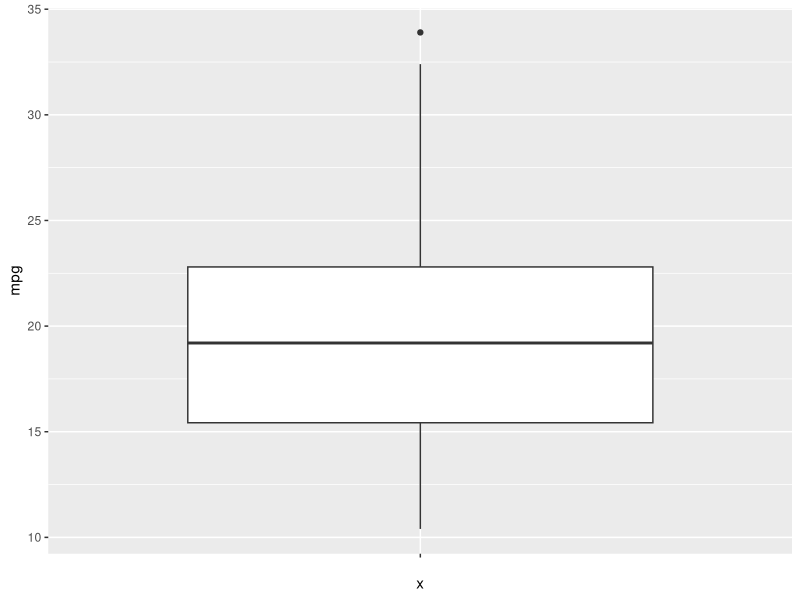
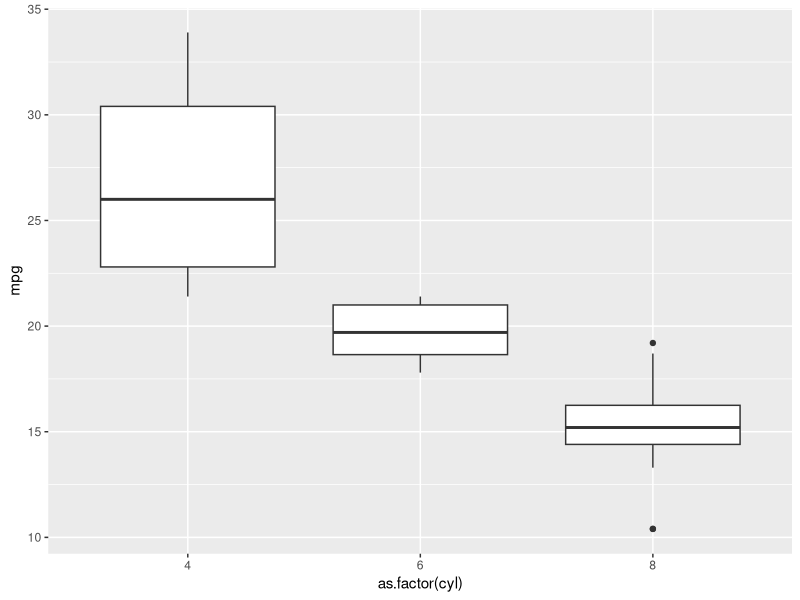
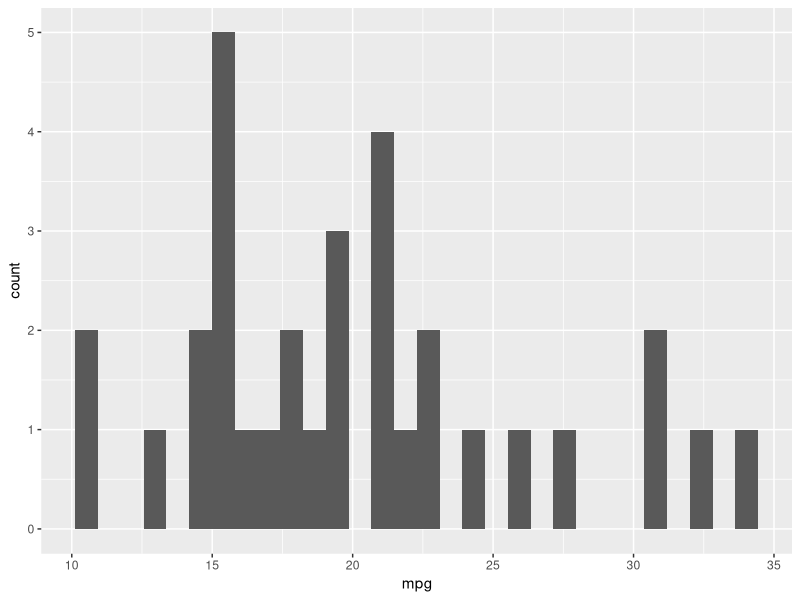
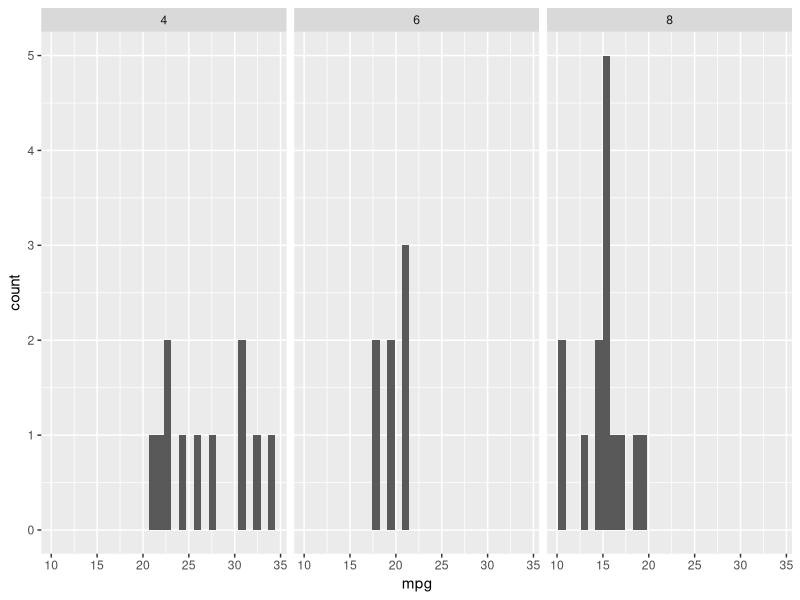
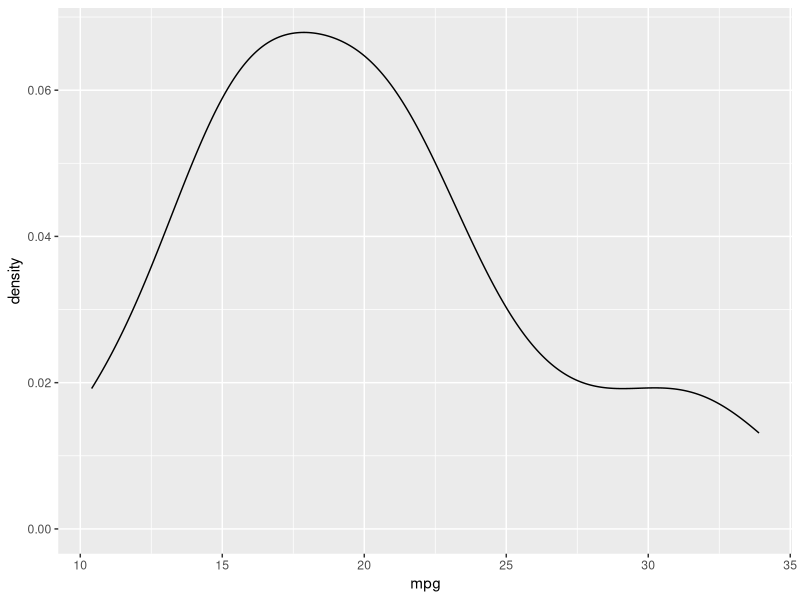
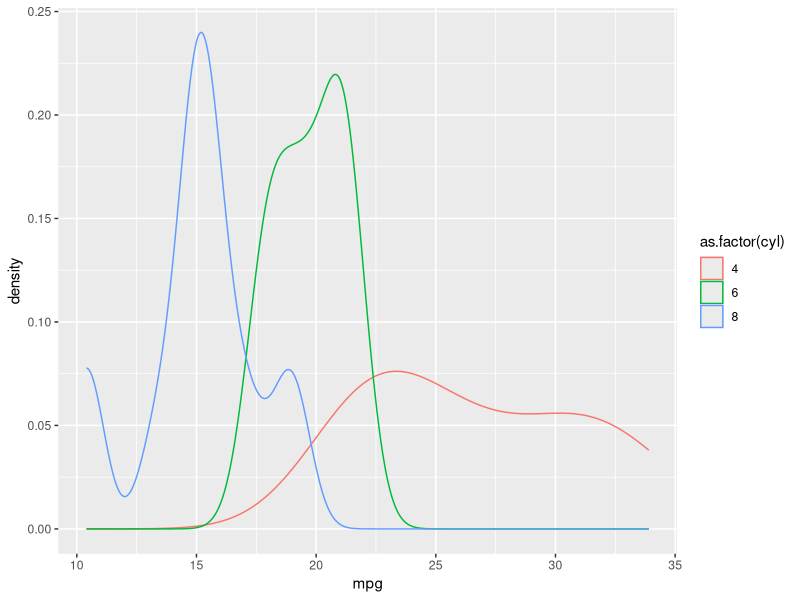
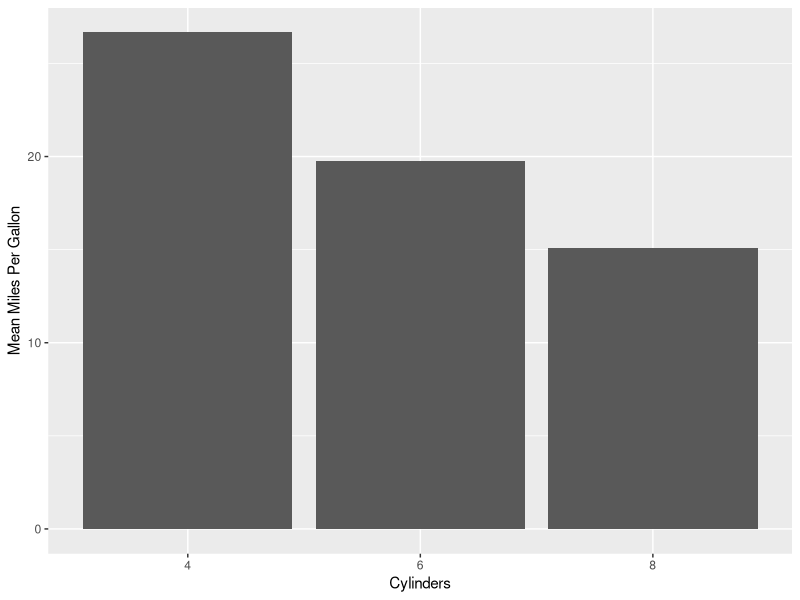
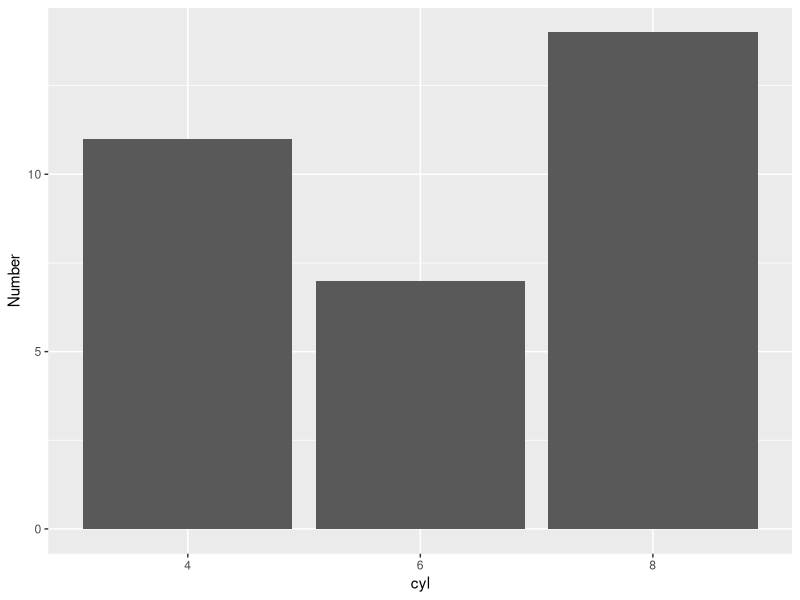

The R source for these figures, in order:
## ---- chunk 1
knitr::opts_chunk$set(echo = TRUE)
## ---- chunk 2
x <- 0:10
x
mean(x)
## ---- chunk 3
median(x)
## ---- chunk 4
x <- c(x, NA) # Add an NA to the data set
x
# The mean and median will return NA
mean(x)
median(x)
## ---- chunk 5
x
mean(x, na.rm = T)
median(x, na.rm = T)
## ---- chunk 6
library(conflicted)
conflict_prefer("summarise", "dplyr")
conflict_prefer("summarize", "dplyr")
conflict_prefer("mutate", "dplyr")
conflict_prefer("filter", "dplyr")
conflict_prefer("gam", "gam")
conflict_prefer("arrange", "dplyr")
conflict_prefer("select", "dplyr")
conflict_prefer("aov", "stats")
conflict_prefer("lm", "stats")
conflict_prefer("layout", "plotly")
conflict_prefer("cube", "rsm")
## ---- chunk 7
y <- c(1:10, rep(c(2,3), 5))
y

# Note that the mode is not what you would expect. It tells you something about the data type
mode(y)

# Create a data frame with the values of y, then group by the individual values and count them.  I'll use dplyr to manipulate the dataframe
library(dplyr)
myDF <- data.frame(Num = y)
myDF <- myDF %>% group_by(Num) %>% dplyr::summarise(Count = n(), .groups='drop') # We create a data frame that gives us the count of y 
myDF

myMode <- myDF$Num[myDF$Count == max(myDF$Count)]
myMode
## ---- chunk 8
# Create a random set of data.  We'll use the function rnorm(n, mean, standard deviation) 
# which produces random numbers from a normal distribution with the provided mean and the 
# provided standard deviation.
x <- rnorm(30, mean = 10, sd = 2)
x
mean(x)
sd(x)
var(x)
## ---- chunk 9
Y <- 1:10 # Define Y as the set 1, 2, .. 10
Y
Y.median <- median(Y) # Calculate the median of Y
Y.median

# Note how R applies the operation below to each member of the vector
W <- abs(Y-Y.median) # Define W as the set of the absolute value of the difference between Y and its median
W

W.median <- median(W)
W.median

## ---- chunk 10
mad(Y, constant = 1)
## ---- chunk 11
x <- 1:100 # Note the max is 100 and the minimum is 1

# Maximum
max(x)

# Minimum
min(x)

# Both
range(x) # note this returns a vector c(minimum, maximum)

## ---- chunk 12
# First define a set of numbers.  Let's take 100 samples of the normal distribution with a 
# mean of 0 and a standard deviation of 1.
x <- rnorm(100) # Note the defaults for rnorm are the mean and standard deviation as listed above.

# If you simply want the interquartile range, this function provides it:
IQR(x)

# If you want to see the quartiles explicitly, you can use quantile:
quantile(x)

# You could do this and retype in the numbers explicitly, but that is not robust to 
# varying data sets. Understanding the output of quantile() is helpful.  We can see this 
# by saving the output
myQuantile <- quantile(x)
# You can see what myQuantile is by looking at its type (note, it's a double)
typeof(myQuantile)
# If you noted in the output that as opposed to what happens when you output a normal 
# vector, you had associated names, you can see these names as follows
names(myQuantile)
# But, with this knowledge, you can call the specific indices you want (recall, R indexes vectors starting at 1!!!)
myQuantile[4]
myQuantile[2]
# You could then subtract the two
myQuantile[4] - myQuantile[2] # note this preserves the names of the first result (annoying and inaccurate in this case)
# We can see that the two methods produce the same result:
IQR(x) == myQuantile[4] - myQuantile[2]
## ---- chunk 13
library(ggplot2) # We will use ggplot for all graphing 

# This plot uses mtcars and shows the dispersion of miles per gallon across all observations
# Note, since we consolidated all of our observations into a single category, 
# we have no need to have an x axis.
ggplot(data = mtcars) + geom_boxplot(aes(x = '', y = mpg))
## ---- chunk 14
# This plot uses mtcars and shows the dispersion of miles per gallon across all observations
# Note that in mtcars$cyl, the number of cylinders is numeric, but geom_boxplot will fail 
# with this input as an x, it needs a factor
ggplot(data = mtcars) + geom_boxplot(aes(x = as.factor(cyl), y = mpg)) 
## ---- chunk 15
# Note you have many different options with geom_histogram such as binwidth.  I recommend 
# you spend some time playing with the options and understand what is occurring
ggplot(mtcars) + geom_histogram(aes(x = mpg)) 
## ---- chunk 16
# You can also facet this, perhaps by cylinder
ggplot(mtcars) + geom_histogram(aes(x = mpg)) + facet_wrap(~cyl)
## ---- chunk 17
ggplot(mtcars) + geom_density(aes(x = mpg)) 
## ---- chunk 18
# note that aesthetics often do not work with numeric values, it's often better to term them a factor
ggplot(mtcars) + geom_density(aes(x = mpg, color = as.factor(cyl))) 
## ---- chunk 19
myData <- mtcars %>% 
  group_by(cyl) %>% 
  summarise(Mean.MPG = mean(mpg), Number = n()) %>% 
  mutate(cyl = as.factor(cyl))
# Note this gives us a new data frame that makes cyl a factor and give us the mean miles 
# per gallon for each sized engine and the number of observations for each engine size.
myData 
## ---- chunk 20
ggplot(myData) + 
    geom_col(aes(x = cyl, y = Mean.MPG)) + # This gives us a column chart with cylinders on the x axis and miles per gallon on the y
    xlab('Cylinders') + # It's a good idea to label your axes usefully
    ylab('Mean Miles Per Gallon')
## ---- chunk 21
ggplot(myData) + geom_bar(aes(x = cyl, y = Number), stat = 'identity') 
## ---- chunk 22
ggplot(myData) + geom_bar(aes(x = '', y = Number, fill = cyl), stat = 'identity') +
    coord_polar('y', start = 0)
## ---- chunk 23
#rnorm(n, mean, sd) where n is the number of random numbers desired, mean is the mean 
# for your distribution, and sd is the standard deviation
rnorm(1, 0, 1)
# note that it is random
rnorm(1, 0, 1)
# Note that if you ask for a vector, it will return N independent, identically 
# distributed values
rnorm(10, 0, 1)
## ---- chunk 24
# recall that rnorm() returns a random number, and invoking it twice will almost 
# assuredly return two different numbers.
rnorm(1) # recall that we can rely on the defaults for mean and standard deviation 
# as 0 and 1 are OK for this
rnorm(1)
# But, if we want to reproduce the same number every time **randomly** we can set the seed
set.seed(173)
rnorm(1)

# If we do it again, we'll get the same result!!!
set.seed(173)
rnorm(1)
## ---- chunk 25
# The syntax is: pnorm(q, mean, standard deviation)
# This returns P(X <= q) where X ~ N(mean, standard deviation)
# Recall the normal distribution is symmetric about its mean, so you have a 50% chance of 
# seeing a value less than the mean.
pnorm(0, 0, 1)
# To test it a little, let's vary the parameters
pnorm(10, 10, 5) # note that this should return .5
# And we know that we should get some number smaller than .5 if we choose a value less than the mean
pnorm(-1, 0, 1)
# Similarly we should see some number that is higher than .5 if we choose a value greater than the mean
pnorm(1, 0, 1)
# We can of course, find the probability that a number is between two values by taking the 
# differences, for example, the probability that a number drawn from N(0, 1) is between -.5 
# and .6 is calculated as:
pnorm(.6) - pnorm(-.5)

# Note, up until now, we have been operating with a default argument, lower.tail = TRUE
# This argument makes it so that we calculate P(X <= q).  If we switch it to false, we'll 
# calculate the inverse, P(X >= q). For example: we can say what is the probability that 
# a number randomly drawn from the standard normal is greater than 2:
pnorm(2, lower.tail = F)
# We could, of course be mathy and calculate this as 1 - P(X <= 2), X~N(0,1)
1 - pnorm(2) # Fortunately, this gives us the same result (which it should!!).
# Finally, pnorm has another argument, log.p = FALSE.  If you opt for this to be true, 
# it will return the log of the probability.  This can be useful, 
# see: https://en.wikipedia.org/wiki/Log_probability but I rarely, if ever do this.
# See for example what happens when we change the flag:
pnorm(0, log.p = T)
# This returns the same as:
log(pnorm(0))
## ---- chunk 26
# We know that the normal distribution is symmetric, so the 50th percentile should be at 
# the mean and we can validate that here:
qnorm(.5) # This returns 0 as we have a mean of 0
# We know that you can never get a 100 percentile as the normal distribution doesn't have 
# an upper limit
qnorm(1) # R returns infinite, though, the most appropriate thing to say here, is the limit 
# of qnorm(x) as x goes to 1 is infinity!  Let's not be pedantic though.
# Similarly, we get an inverse result for a 0th percentile
qnorm(0)
# You can get standard quartiles in a similar fashion:
qnorm(.25)
qnorm(.75)
## ---- chunk 27
#dnorm(x value, mean, standard deviation)
dnorm(0)
# This implies that when one plots the height of the standard normal function, at 0, it 
# would be ~.39 (note, this does NOT mean you have a 40% chance of randomly selecting a 
# 0 out of the standard normal). There is no lower.tail argument as that is not meaningful 
# for this function, but the log argument defaults to FALSE
## ---- chunk 28
# Please look at the documentation for the syntax, type the command: ?rbinom to view it
# in RStudio. Let's look at 10 random variables of 4 trials where we have a 50% chance 
# of succeeding
rbinom(16, 4, .5)
# This likely makes sense, we could analytically think of the probabilities (think of your
# odds of flipping four fair coins), but we can take this to a few edge cases to test the
# results: Consider a guranteed success (i.e., probability of 1)
rbinom(10, 4, 1) # This will return all 4s as we can only win
# Consider the opposite, it's impossible to win
rbinom(10, 4, 0)

# Let's now consider the probabilities that we'll have n or fewer successes in 4 trials of 
# a 50-50 experiment where n is 0, 1, 2, 3, or 4
pbinom(0:4, 4, .5)

# You can get the probability of getting exactly n successes as we did above.  For example, 
# the probability of seeing exactly 3 successes is:
pbinom(3, 4, .5) - pbinom(2, 4, .5)
## ---- chunk 29
# We'll build a dataset that is a sample of 100 random variables of two normal 
# distributions with differing means and standard deviations
myData <- c(rnorm(100, 20, 3), rnorm(100, 5, 5)) 
# note we can combine two or more vectors with the c() command
# Let's look at the data to get an idea of what we're working with
ggplot() + geom_density(aes(x = myData))
## ---- chunk 30
# Note 1: This is not the same as a random sample from a probability distribution, this is # only sampling from the given data.
# Note 2: Please see the documentation on sample using ?sample to read about your 
# arguments.  For example, the default is that replace is FALSE
sample(myData, 5)
## ---- chunk 31
myCDF <- ecdf(myData)
# We can then use myCDF as a function. Note, it does not have the same optional arguments as p[distro]
myCDF(1:20)

# if we want to plot this, we can make up data points and assess them with this function
myX <- seq(floor(min(myData)), ceiling(max(myData)), by = .01) # Note here, we are nesting
# functions, we are getting the minimum of myData, which is about -7.6 and taking the
# floor, which rounds us down to -8, and doing a similar process for the maximum, then
# building a vector that is a sequence from -8 to 27 by .01
myY <- myCDF(myX) # we then calculate the cumulative distribution for each number in 'myX' 

# Now we can plot each of the assessed points
# Note the \n in the middle of the y label indicates a new line
ggplot() + 
    geom_line(aes(x = myX, y = myY)) + 
    xlab('X Value') + 
    ylab('Probability that a random variable drawn\nfrom this distribution is less than or equal to X') + 
    ggtitle('Example Empirical Cumulative Distribution Function')
## ---- chunk 32
# the defaults are to return 0%, 25%, 50%, 75%, and 100% (note that 0 & 100 percentiles
# are equivalent to the maximum and minimum values)  
quantile(myData) 

# If you want to return specific quantiles, you can pass a single value:
quantile(myData, .1)

# Or you can pass a vector of values:
quantile(myData, seq(0, 1, by = .1))
## ---- chunk 33
# This outputs the density for a set of Xs (i.e. values) and their associated densities as
# Y's. Note that this is not a data frame, it is a list
myPDF <- density(myData)
myPDF

# If we want to understand this object better, first note:
# It is a list: 
typeof(myPDF)
# With a specific class called 'density"
class(myPDF)
# With 7 elements
summary(myPDF)
# And note that it has a call that produces a nice summary when you call the object, the
# function is called density.default
myPDF$call

# If we want to plot the Xs and Ys, we can't treat this as a data frame, but we can access
# the set of Xs and Ys by calling them directly
# Note, this produces the same thing as a geom_density plot as described above
ggplot() + geom_line(aes(x = myPDF$x, y = myPDF$y))
## ---- chunk 34
# create a useful function that returns the mean of a sample of size X of the standard
# normal distribution
myFunc <- function(X){return(mean(rnorm(X)))}

# Generate a vector of the mean of 10 random samples of 10 observations of the standard
# normal. It is beyond the scope of this section to discuss the various apply functions in
# R, but they are highly useful and I recommend learning about the apply functions.
myMeans <- sapply(rep(30, 10), myFunc)

# Plot the results:
ggplot() + 
  geom_point(aes(x = myMeans, y = rep(0, 10))) + # Plot each point
  geom_point(aes(x = 0, y = 0), color = 'red', fill = NA, size = 10, shape = 3) + # Plot the parameter mean and make it distinct
  theme_minimal() + # I prefer a minimal background
  xlab('Sample Means of 10 observations of the Standard Normal Distribution') + # Label our axes and title
  ylab('') + 
  ggtitle('Sample Means vs. the Mean Parameter\nStandard Normal Distribution') + 
  theme(axis.text.y = element_blank()) + # The y axis is meaningless, so remove it
  xlim(c(-1.1*max(abs(myMeans)), 1.1*max(abs(myMeans)))) # Choose a symmetric x axis 

## ---- chunk 35
# Let's look at the population as described by the exponential distribution with lambda = 2
# Recall what this distribution looks like

ggplot() + 
    geom_density(aes(x = rexp(100000, rate = 2))) + # We'll take a large random sample using rexp() (i.e. random exponential)
    geom_vline(xintercept = 1/2, lty = 2) + # We'll plot the mean which is defined as 1/lambda
    ggtitle('Exponential Distribution - Lambda = 2') + 
    xlab('X') + ylab('Density')

# Now, let's look at the sampling distribution of the mean of the random exponential for a
# given sample size. 
# First, let's write a function that returns the mean of a sample of a the variable
# note, writing functions is beyond the scope of this section.  Just understand that what
# this function does is return the mean of a random sample of size `Sample.Size` from the
# population described by the random exponential with lambda = 2
mySampleMeanFunction <- function(Sample.Size){mean(rexp(Sample.Size, rate = 2))}

## Second, let's build a data frame that contains many observations of this mean for
# varying sample sizes
mySampleDF <- data.frame() #define an empty data frame

# This builds a data frame of 1000 sample mean observations with varying sample sizes 
# (5, 10, ... 35)
for(n in seq(5, 35, by = 5)){
  mySampleMeanObservations <- sapply(rep(n, 1000), mySampleMeanFunction)
  mySampleDF <- rbind(mySampleDF, data.frame(SampleObservations = mySampleMeanObservations, SampleSize = n))
}
mySampleDF$SampleSize <- as.factor(mySampleDF$SampleSize) # It's helpful to have these as a factor

ggplot(data = mySampleDF) + 
  geom_density(aes(x = SampleObservations, color = SampleSize)) + 
  geom_vline(xintercept = 1/2, lty = 2, color = 'black') + 
  facet_wrap(~SampleSize) + 
  xlab('Sample Mean') + ylab('Density') + 
  ggtitle('Sampling Distribution of the Mean of\nthe Exponential Distribution with Lambda = 2\nfor Varying Sample Sizes')

## ---- chunk 36
# First, let's choose a known population - the standard normal distribution N(0, 1)
# The pdf of N(0,1) is well known
x <- seq(from = -4, to = 4, by = .01)
prob.x <- (1/sqrt(2*pi))*exp(-.5*(x^2))
# We can see what this looks like.  We'll plot the mean as a red vertical line
ggplot() + geom_line(aes(x = x, y = prob.x)) + geom_vline(xintercept = 0, color = 'red')
## ---- chunk 37
# Now let's take 3 random samples of size n of the standard normal distribution
n <- 20
sample.1 <- rnorm(n)
sample.2 <- rnorm(n)
set.seed(173)
sample.3 <- rnorm(n)

x.bar.1 <- mean(sample.1)
x.bar.2 <- mean(sample.2)
x.bar.3 <- mean(sample.3)

x.sd.1 <- sd(sample.1)
x.sd.2 <- sd(sample.2)
x.sd.3 <- sd(sample.3)

crit.value <- qt((1-.9)/2, n-1, lower.tail = F)

range.1 <- c(x.bar.1 - crit.value*x.sd.1/sqrt(n), x.bar.1 + crit.value*x.sd.1/sqrt(n))
range.2 <- c(x.bar.2 - crit.value*x.sd.2/sqrt(n), x.bar.2 + crit.value*x.sd.2/sqrt(n))
range.3 <- c(x.bar.3 - crit.value*x.sd.3/sqrt(n), x.bar.3 + crit.value*x.sd.3/sqrt(n))

ggplot() + geom_line(aes(x = x, y = prob.x)) + geom_vline(xintercept = 0, color = 'red') + 
  geom_line(aes(x = range.1, y = c(.1, .1)), color = 'black') + 
  geom_line(aes(x = range.2, y = c(.2, .2)), color = 'blue') + 
  geom_line(aes(x = range.3, y = c(.3, .3)), color = 'green') +
  geom_point(aes(x = range.1, y = c(.1, .1)), color = 'black') + 
  geom_point(aes(x = range.2, y = c(.2, .2)), color = 'blue') + 
  geom_point(aes(x = range.3, y = c(.3, .3)), color = 'green') + 
  theme_minimal()

## ---- chunk 38
# First, let's choose a known population - the standard normal distribution N(0, 1)
# The pdf of N(0,1) is well known
x <- seq(from = -4, to = 4, by = .01)
prob.x <- (1/sqrt(2*pi))*exp(-.5*(x^2))
# We can see what this looks like.  We'll plot the mean as a red vertical line
myDF <- data.frame(x, prob.x)

ggplot() + 
  geom_line(data = myDF, aes(x = x, y = prob.x)) + 
  geom_area(data = myDF %>% filter(x >= qnorm(1 - (.05/2))), aes(x,prob.x), fill = 'blue', alpha = .5, lty = 2) + 
  geom_area(data = myDF %>% filter(x <= -qnorm(1 - (.05/2))), aes(x,prob.x), fill = 'red', alpha = .5) + 
  geom_vline(xintercept = qnorm(1 - (.05/2)), color = 'blue', lty = 2) + 
  geom_vline(xintercept = -qnorm(1 - (.05/2)), color = 'red', lty = 2) + 
  geom_label(aes(x = qnorm(1 - (.05/2)), y = .3, label = '2.5% Probability that\nX >= 1.96')) + 
  geom_label(aes(x = -qnorm(1 - (.05/2)), y = .3, label = '2.5% Probability that\nX <= -1.96')) + 
  geom_label(aes(x = 0, y = .15, label = '95% Probability that\nX between +/- 1.96'))
  

## ---- chunk 39
# First, let's take two samples of size n from iris
n <- 30

# the dplyr function sample_n is a nice function that samples n rows of a data frame.  
# We have opted to replace (i.e., you can select the same row more than once)

set.seed(212) # Setting the seed is not good practice in general, but for consistency of
# production and pedagogical purposes, we're setting it here
sample.1 <- sample_n(iris, n, replace = T)
set.seed(112)
sample.2 <- sample_n(iris, n, replace = T)
# For convenience, we'll only look at the vector of the associated sepal lengths
sample.1 <- sample.1$Sepal.Length
sample.2 <- sample.2$Sepal.Length

# Let's visualize our data, we'll use green for sample 1 and blue for sample 2
# The means are the solid lines
# I like using density plots as they're a quick way to approximately visualize the distribution
ggplot() + 
  geom_density(aes(x = sample.1), color = 'green', fill = 'green', alpha = .25) + #, binwidth = .2) + 
  geom_density(aes(x = sample.2), color = 'blue', fill = 'blue', alpha = .25) + 
  theme_minimal() + xlab('Sepal Length') + ylab('Density') + ggtitle('Density Plot and Sample Means\nGreen is Sample 1\nBlue is Sample 2') + 
  geom_vline(xintercept = mean(sample.1), color = 'green', size = 1.5) +
  geom_vline(xintercept = mean(sample.2), color = 'blue', size = 1.5) 

## ---- chunk 40
x <- seq(from = -4, to = 4, by = .01)

# First show the distribution
myPlot <- ggplot() + 
  geom_line(aes(x = x, y = dt(x, (n*2) - 2))) + # Plot the t distribution with 58 degrees of freedom
  xlab('X') + ylab('Probability of X') + xlim(c(-5, 5))

myPlot
## ---- chunk 41
# We can calculate the plausible region using the qt() function.  Recall from the
# probability discussion that q[distro name] is the quantile for that distribution. 
# Please read about the qt() function with ?qt  

lower.crit.value <- qt(.025, 58)
upper.crit.value <- qt(.975, 58)

# We can then plot these on our graph to show the regions where the test statistic might
# fall and we would reject the null hypothesis
myPlot + 
  geom_vline(xintercept = lower.crit.value, lty = 2, color = 'red') + 
  geom_vline(xintercept = upper.crit.value, lty = 2, color = 'red') + 
  geom_area(aes(seq(-4,lower.crit.value, by = .01), dt(seq(-4,lower.crit.value, by = .01), 38)), fill = 'red', color = 'red', alpha = .25) +
  geom_area(aes(seq(upper.crit.value,4, by = .01), dt(seq(upper.crit.value,4, by = .01), 38)), fill = 'red', color = 'red', alpha = .25) + 
  geom_label(aes(x = 3, y = .3, label = 'Upper Critical Region\nIf our Test Statistic falls in here,\nwe reject the null.')) + 
  geom_label(aes(x = -3, y = .3, label = 'Lower Critical Region\nIf our Test Statistic falls in here,\nwe reject the null.')) + 
  geom_label(aes(x = 0, y = .15, label = 'Plausible Region\nIf our Test Statistic falls in here,\nwe fail to reject the null.')) 
  
## ---- chunk 42
T.value <- (mean(sample.1) - mean(sample.2))/(((sd(sample.1)^2)/30)+((sd(sample.2)^2)/30))^.5
T.value
## ---- chunk 43
myPlot + 
  geom_vline(xintercept = lower.crit.value, lty = 2, color = 'red') + 
  geom_vline(xintercept = upper.crit.value, lty = 2, color = 'red') + 
  geom_area(aes(seq(-4,lower.crit.value, by = .01), dt(seq(-4,lower.crit.value, by = .01), 38)), fill = 'red', color = 'red', alpha = .25) +
  geom_area(aes(seq(upper.crit.value,4, by = .01), dt(seq(upper.crit.value,4, by = .01), 38)), fill = 'red', color = 'red', alpha = .25) + 
  geom_vline(xintercept = T.value, color = 'blue') + 
  geom_label(aes(x = T.value, y = .3, label = 'Observed Value'))
## ---- chunk 44
# t.test requires data to be set up in a manner that looks something like this:
myDF <- data.frame(sepal.length = c(sample.1, sample.2), sample.number = c(rep('Sample 1', n), rep('Sample 2', n)))
head(myDF)

# We then run the test 
t.test(sepal.length ~ sample.number, data = myDF)

# We can also store the results:
myT.Test <- t.test(sepal.length ~ sample.number, data = myDF)
## ---- chunk 45
x.1 <- seq(-4,4, by = .01)
x.2 <- seq(-1,7, by = .01)
prob.x.1 <- dnorm(x.1)
prob.x.2 <- dnorm(x.2, mean = 3)

ggplot() + 
  geom_area(aes(seq(-1,1.96,by=.01), dnorm(seq(-1,1.96, by =.01), mean = 3)), fill = 'red', alpha = .25) + 
  geom_area(aes(seq(1.96, 7,by=.01), dnorm(seq(1.96,7, by =.01), mean = 3)), fill = 'grey', alpha = .85) + 
  geom_area(aes(seq(1.96, 4,by=.01), dnorm(seq(1.96,4, by =.01), mean = 0)), fill = 'orange', alpha = .25) + 
  geom_line(aes(x = x.1,  y = prob.x.1), color = 'black', size = 1) + # Null hypothesis
  geom_line(aes(x = x.2,  y = prob.x.2), color = 'green', size = 1) + # True
  geom_vline(xintercept = 1.96, size = 1.5, color = 'blue') + 
  theme_minimal() + xlim(c(-5, 9)) + ylim(c(-.1, .6)) + 
  geom_label(aes(x = -1.5, y = .4, label = 'Null Hypothesis')) + 
  geom_label(aes(x = 4.5, y = .4, label = 'True Alternative'), color = 'green') + 
  geom_label(aes(x = 0, y = .2, label = 'Alpha\nSignificance')) +
  geom_label(aes(x = 3, y = .2, label = 'Beta\nPower'), color = 'grey') +
  geom_label(aes(x = 0.2, y = -.025, label = 'Type II Error'), color = 'red') +
  geom_label(aes(x = 3, y = -.025, label = 'Type I Error'), color = 'orange') + 
  geom_label(aes(x = 1.96, y = .55, label = 'Critical Value\nX=1.96'), color = 'blue') + 
  xlab('X') + ylab('Probability') + ggtitle('Depiction of Error Relationships in Hypothesis Testing') + 
  theme_minimal() + theme(plot.title = element_text(hjust = .5))
